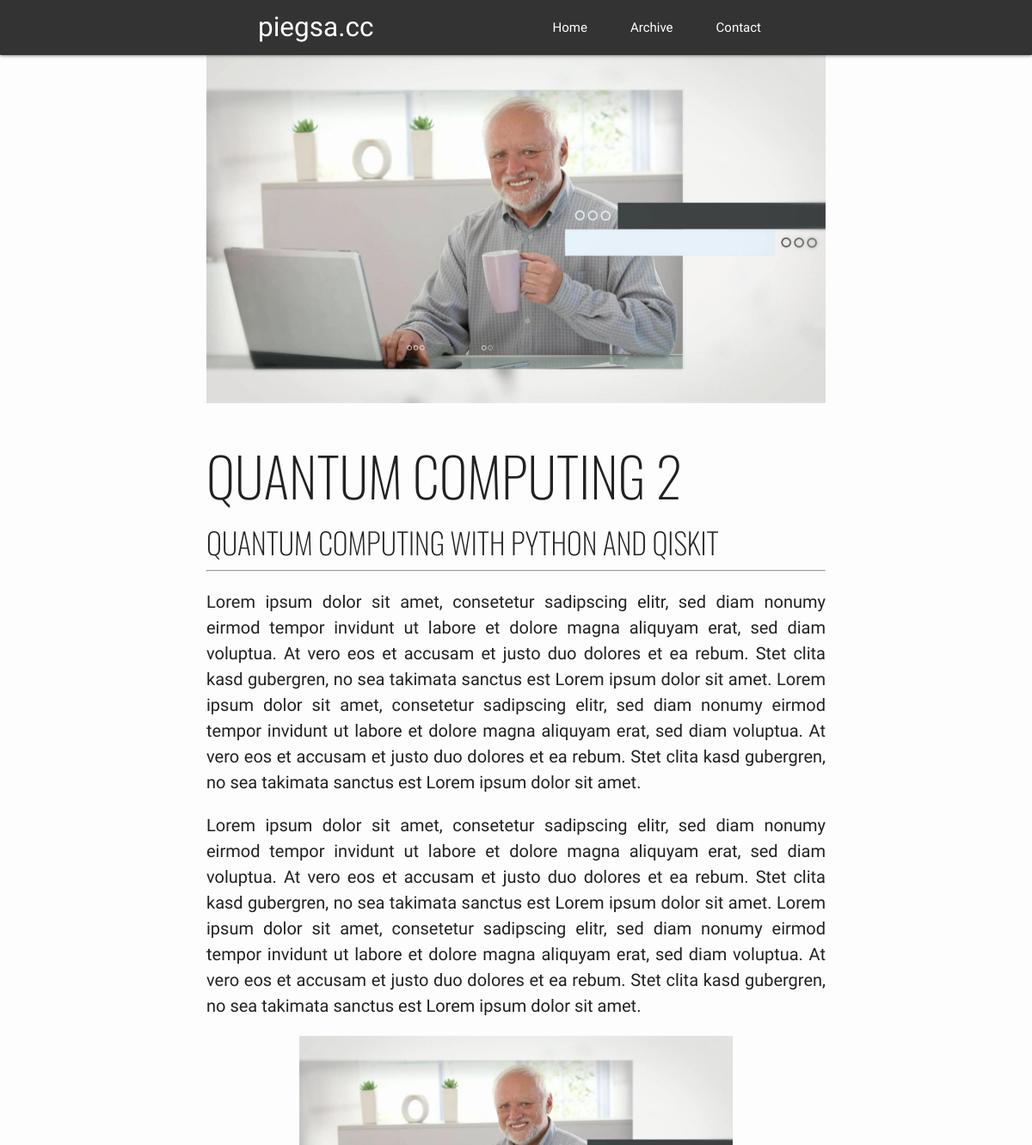
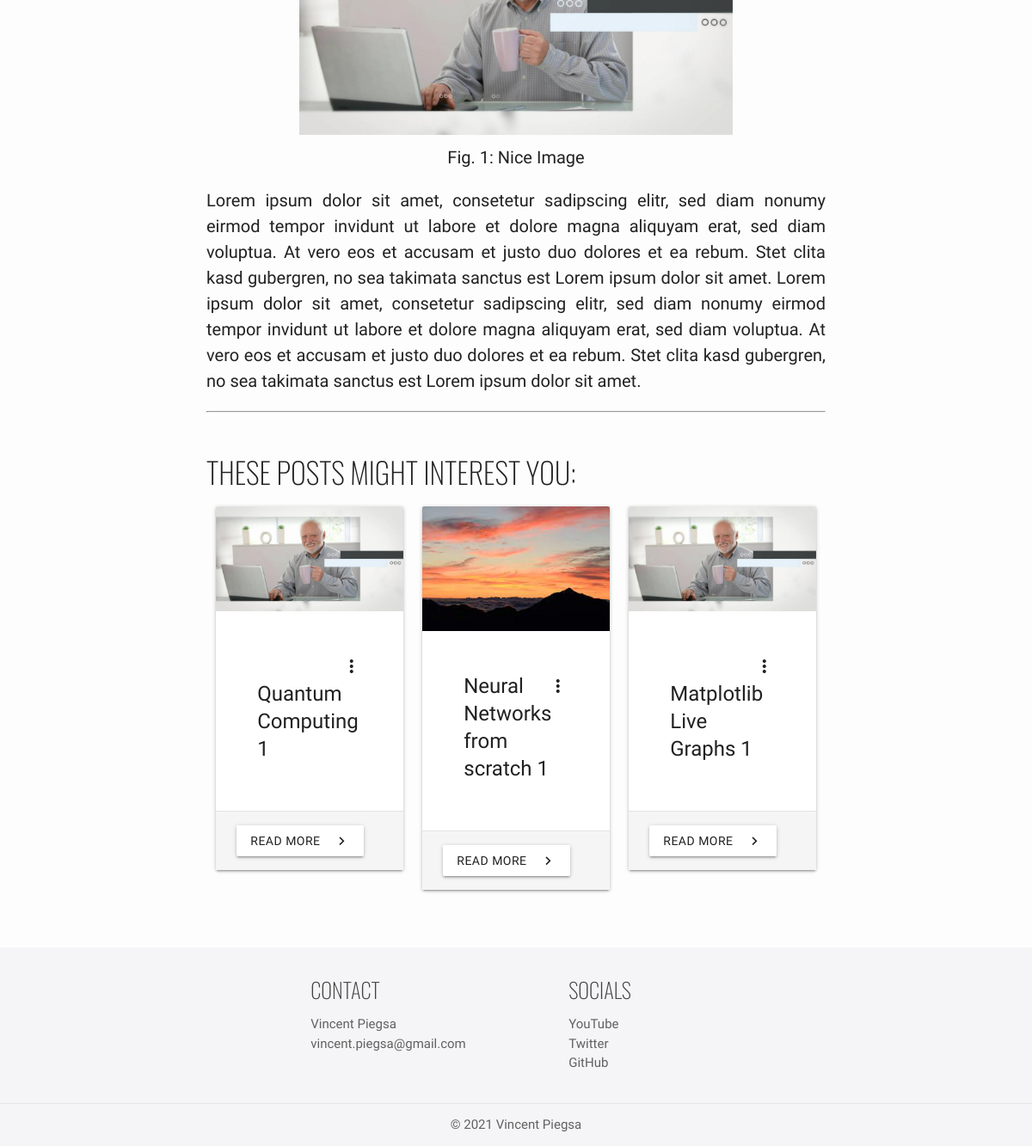
The app's page /archive/post_4 with its own data (2 pictures, top to bottom).
### components/models.py (models this page shows)
class Post(db.Model):
	id = db.Column(db.Integer, primary_key=True)
	title = db.Column(db.String(128), unique=True, nullable=False)
	subtitle = db.Column(db.String(256), nullable=False)
	img = db.Column(db.String(256), nullable=False)
	url = db.Column(db.String(256), unique=True)
	pub_date = db.Column(db.DateTime, nullable=False, default=datetime.utcnow)
	def __repr__(self):
		return f'Post #{self.id}: {self.title}, published on {self.pub_date}'

### components/blog/views.py (the view)
@blog.route('/archive/<post>')
def archive_post(post):
	a = Post.query.filter_by(url=post).first()
	print(a)
	return render_template(f'blog/posts/{post}.html', post=Post.query.filter_by(url=post).first(), recommended_posts=Post.query.all()[:3])

### components/templates/blog/posts/post_4.html
{% extends "post.html" %}
{% block post_body %}
<div id="post-body">
	<p class="flow-text">
		Lorem ipsum dolor sit amet, consetetur sadipscing elitr, sed diam nonumy eirmod tempor invidunt ut labore et dolore magna aliquyam erat, sed diam voluptua. At vero eos et accusam et justo duo dolores et ea rebum. Stet clita kasd gubergren, no sea takimata sanctus est Lorem ipsum dolor sit amet. Lorem ipsum dolor sit amet, consetetur sadipscing elitr, sed diam nonumy eirmod tempor invidunt ut labore et dolore magna aliquyam erat, sed diam voluptua. At vero eos et accusam et justo duo dolores et ea rebum. Stet clita kasd gubergren, no sea takimata sanctus est Lorem ipsum dolor sit amet.
	</p>
	<p class="flow-text">
		Lorem ipsum dolor sit amet, consetetur sadipscing elitr, sed diam nonumy eirmod tempor invidunt ut labore et dolore magna aliquyam erat, sed diam voluptua. At vero eos et accusam et justo duo dolores et ea rebum. Stet clita kasd gubergren, no sea takimata sanctus est Lorem ipsum dolor sit amet. Lorem ipsum dolor sit amet, consetetur sadipscing elitr, sed diam nonumy eirmod tempor invidunt ut labore et dolore magna aliquyam erat, sed diam voluptua. At vero eos et accusam et justo duo dolores et ea rebum. Stet clita kasd gubergren, no sea takimata sanctus est Lorem ipsum dolor sit amet.
	</p>
	<div class="container">
		<img class="responsive-img" src="{{ url_for('static', filename=post.img) }}">
		<figcaption style="text-align: center; font-size: 20px; margin-top: 5px;">Fig. 1: Nice Image</figcaption>
	</div>
	<p class="flow-text">
		Lorem ipsum dolor sit amet, consetetur sadipscing elitr, sed diam nonumy eirmod tempor invidunt ut labore et dolore magna aliquyam erat, sed diam voluptua. At vero eos et accusam et justo duo dolores et ea rebum. Stet clita kasd gubergren, no sea takimata sanctus est Lorem ipsum dolor sit amet. Lorem ipsum dolor sit amet, consetetur sadipscing elitr, sed diam nonumy eirmod tempor invidunt ut labore et dolore magna aliquyam erat, sed diam voluptua. At vero eos et accusam et justo duo dolores et ea rebum. Stet clita kasd gubergren, no sea takimata sanctus est Lorem ipsum dolor sit amet.
	</p>
</div>
{% endblock %}

### components/templates/post.html (shortened to what this page needs)
{% extends "layout.html" %}
{% block content %}
{% if post %}
<div id="post-head">
	{% if post.img %}
		<img class="responsive-img" src="{{ url_for('static', filename=post.img) }}">
	{% endif %}
	<h1>{{ post.title }}</h1>
	<h4>{{ post.subtitle }}</h4>
</div>
<hr/>
{% block post_body %}
{% endblock %}
<hr/>
<div id="post-foot" style="margin-top: 50px;">
	<h4>These posts might interest you:</h4>
	<div class="row">
		{% for recommended_post in recommended_posts %}
		<div class="col l4 s12" style="height: 450px;">
			<div class="card hoverable sticky-action">
				<div class="card-image waves-effect waves-block waves-light">
					<img class="activator responsive-img thumbnail" src="{{ url_for('static', filename=recommended_post.img) }}">
				</div>
				<div class="card-content">
					<div class="card-content">
						<div class="card-title activator grey-text text-darken-4">
							<i class="material-icons right">more_vert</i>
							<p style="width: 90%;">{{ recommended_post.title }}</p>
						</div>
					</div>
				</div>
				<div class="card-action grey lighten-4">
					<a class="btn waves-effect waves-dark grey-text text-darken-4 white" href="{{ url_for('blog.archive_post', post=recommended_post.url) }}">Read More<i class="material-icons right">chevron_right</i></a>
				</div>
				</div>
		</div>
		{% endfor %}
	</div>
</div>
{% endif %}
{% endblock %}

### components/templates/layout.html (style rules this page uses)
body { display: flex; min-height: 100vh; flex-direction: column; font-family: 'Work Sans', sans-serif; background-color: rgb(253, 253, 253); }
h1, h2, h3, h4, h5, h6 { font-family: 'Oswald', sans-serif; text-transform: uppercase; font-weight: 100; }
.flow-text { font-size: 20px; text-align: justify; }
img.thumbnail { max-height: 200px; overflow: hidden; }

### records on screen
Post: img (picture), title "QUANTUM COMPUTING 2", subtitle "QUANTUM COMPUTING WITH PYTHON AND QISKIT"
Post: img (picture), title "Quantum Computing 1"
Post: img (picture), title "Neural Networks from scratch 1"
Post: img (picture), title "Matplotlib Live Graphs 1"
